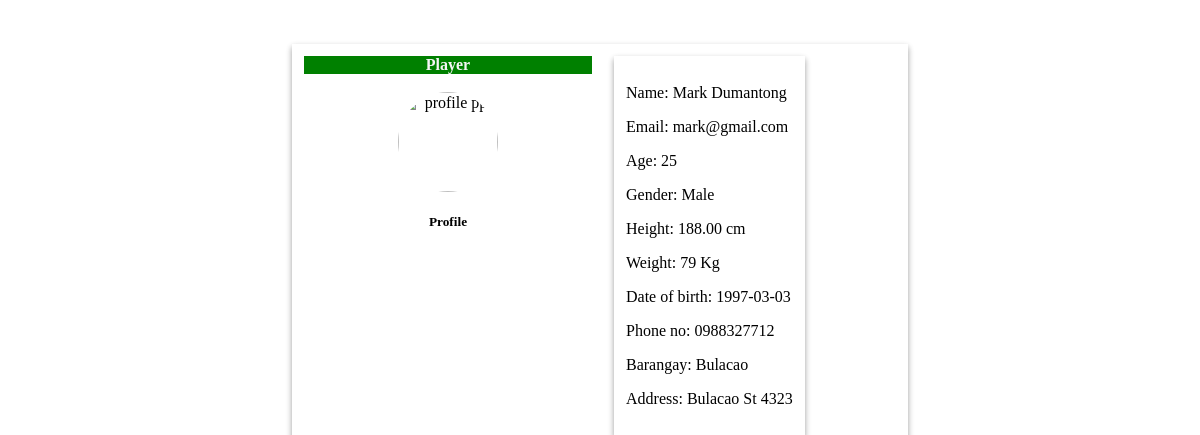
The page /view_profile_ses.php?protId=20 on the database its author committed.
### tables this page shows
CREATE TABLE `users` (
  `user_id` int(11) NOT NULL,
  `user_username` varchar(30) DEFAULT NULL,
  `user_pass` varchar(30) NOT NULL,
  `user_firstname` varchar(30) DEFAULT NULL,
  `user_mi` varchar(30) DEFAULT NULL,
  `user_lastname` varchar(30) DEFAULT NULL,
  `user_email` varchar(30) DEFAULT NULL,
  `user_type` varchar(30) NOT NULL,
  `user_dob` varchar(30) DEFAULT NULL,
  `user_gender` varchar(30) DEFAULT NULL,
  `user_address` varchar(30) DEFAULT NULL,
  `user_phone` varchar(30) DEFAULT NULL,
  `user_pp` varchar(80) DEFAULT NULL,
  `user_height` decimal(11,2) DEFAULT NULL,
  `user_brgy` varchar(30) DEFAULT NULL,
  `user_subs` varchar(20) DEFAULT NULL,
  `user_weight` int(11) DEFAULT NULL,
  `hired_status` varchar(30) DEFAULT NULL,
  `user_timestamp` timestamp NOT NULL DEFAULT current_timestamp() ON UPDATE current_timestamp()
);

### view_profile_ses.php (the view, shortened to what this page needs)
<?php
if(isset($_GET['protId'])) {
$protId = $_GET['protId'];
$sqlUserProfile = "SELECT * FROM users WHERE user_id='$protId'";
$sqlQueryProfile = mysqli_query($conn, $sqlUserProfile);
$resultProfile = mysqli_fetch_assoc($sqlQueryProfile);
}
 ?>
<div class="profile-main-container animate__animated animate__backInDown">
<div class="card card-container" style="width: 18rem;">
  <div class="card-body">
  	<div class="dif-container"><div><?php echo $resultProfile['user_type']; ?></div></div>
  	<br>
  		<object class="img-cir" data="<?php echo "img_profiles/".$resultProfile['user_pp']; ?>">
        <img src="img_profiles/default_pp.jpg" class="img-cir" alt="profile pp">
         </object>
         <h5 class="card-title">Profile</h5>
  </div>
	</div>
	<div class="pro-child-two">
    <p class="card-text">Name: <?php echo $resultProfile['user_firstname'] . ' ' . $resultProfile['user_lastname']; ?></p>
	<p class="card-text">Email: <?php echo $resultProfile['user_email']; ?> </p>
	<p class="card-text">Age: <?php
              $today = date("Y-m-d");
  $diff = date_diff(date_create($resultProfile['user_dob']), date_create($today));
  echo $diff->format('%y');
	 ?> </p>
	<p class="card-text">Gender: <?php echo $resultProfile['user_gender']; ?> </p>
  <p class="card-text">Height: <?php echo $resultProfile['user_height']. ' ' . 'cm'; ?> </p>
  <p class="card-text">Weight: <?php echo $resultProfile['user_weight']. ' ' . 'Kg'; ?> </p>
	<p class="card-text">Date of birth: <?php echo $resultProfile['user_dob']; ?> </p>
	<p class="card-text">Phone no: <?php echo $resultProfile['user_phone']; ?> </p>
	<p class="card-text">Barangay: <?php echo $resultProfile['user_brgy']; ?> </p>
	<p class="card-text">Address: <?php echo $resultProfile['user_address']; ?> </p>
	</div>
</div>

### view_profile_ses.php (style rules this page uses)
.profile-main-container { display: flex; box-shadow: rgba(0, 0, 0, 0.16) 0px 3px 6px, rgba(0, 0, 0, 0.23) 0px 3px 6px; width: 50%; margin: auto; padding: 12px; }
.pro-child-two { box-shadow: rgba(0, 0, 0, 0.16) 0px 3px 6px, rgba(0, 0, 0, 0.23) 0px 3px 6px; padding: 12px; margin-left: 22px; }
.img-cir { text-align: center; width: 100px; border-radius: 50%; }
.card-container { text-align: center; }
.dif-container { background: green; color: whitesmoke; font-weight: bold; }

### rows shown on the page
users: user_type "Player", user_firstname "Mark", user_lastname "Dumantong", user_email "mark@gmail.com", user_dob "25", user_gender "Male", user_height "188.00", user_weight "79", user_dob "1997-03-03", user_phone "0988327712", user_brgy "Bulacao", user_address "Bulacao St 4323"
